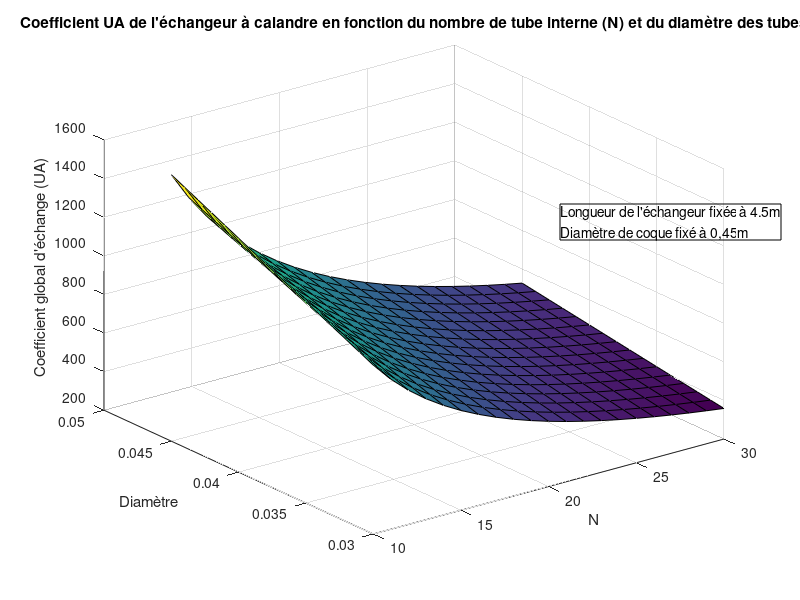
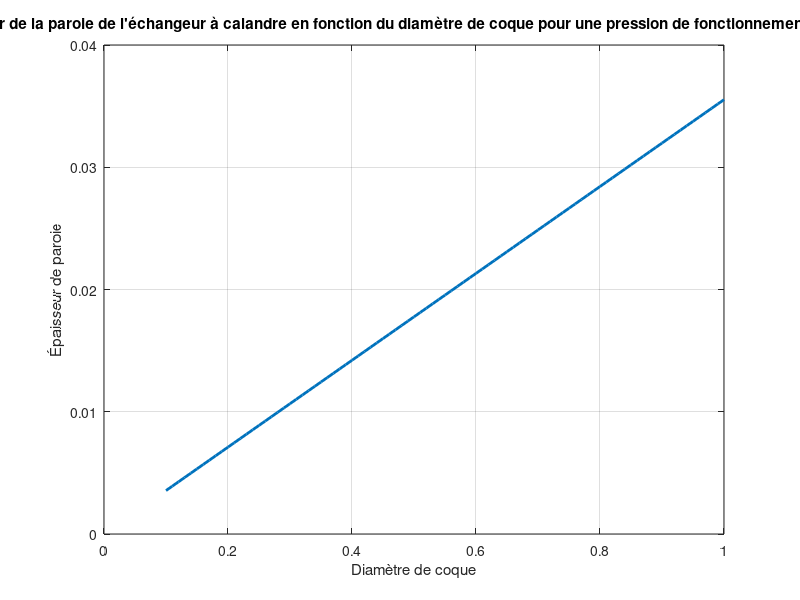

The MATLAB script that drew these images, in order:
%% Détermination des dimensions de l'échangeur de chaleur à partir d'un UA de 800
clear
clc
%Dimensions
Dp_i= 0.045; %m
Dp_e= 0.048; %m (épaisseur de 1.5mm)
N=20; %(nombres de tuyaux intérieurs)
Dg_i=0.45; %m
L=4.5; %m

Ap_i=pi*Dp_i*L; %m^2
Ap_e=pi*Dp_e*L; %m^2
Ag_i=pi*Dg_i*L; %m^2

% Propriété des fluides
% Densité
rho_MDI = 1250; %[kg/m^3]
rho_Poly = 1210; %[kg/m^3]
rho_H2O = 1034; %[kg/m^3]

% Conductivité thermique
k_MDI = 0.08648; % [W/m K]
k_Poly = 0.1557; % [W/m K]
k_H2O = 0.147; % [W/m K]
k_acier = 36; % [W/m K]

% Chaleur spécifique
cp_MDI = 1800; % [J/kg K]
cp_Poly = 2270; % [J/kg K]
cp_H2O = 3915; % [J/kg K]

% Viscosités dynamiques
visc_MDI = 0.19; % [Ns/m^2]
visc_H2O = 0.042; % Viscosité du Propylène Glycol [Ns/m^2]

% Débit des fluides
debit_MDI = 35/(1000*60); % [m^3/s] valeur maximale de sortie
debit_Poly = 17/(1000*60); % [m^3/s] valeur maximale de sortie
debit_H2O = 0.005; % [m^3/s] valeur déterminé sur la courbe de pompe

%Nombre de Prandlt
Pr_MDI=visc_MDI*cp_MDI/k_MDI;
Pr_H2O=visc_H2O*cp_H2O/k_H2O;

%Résistance de convection interne des petits tuyaux
%(Eau-glycol qui circule dans les petits tuyaux)
Re_p_i=(4*rho_H2O*debit_H2O)/(pi*N*Dp_i*visc_H2O);
%Laminaire (Re plus petit que 2300) 
%Turbulent (Re plus grand que 2300)
if Re_p_i < 2300
    Nu_p_i=4.36;
else
    Nu_p_i=0.023*(Re_p_i^(4/5))*(Pr_H2O^0.4); %n=0.4 parce que température de surface est plus chaude que température intérieure
end
h_p_i=Nu_p_i*k_H2O/Dp_i;
R_conv_i=1/(h_p_i)*Ap_i;

%Résistance de conduction des petits tuyaux
R_cond=(log(Dp_e/Dp_i))/(2*pi*L*k_acier);

%Résistance de convection externe des petits tuyaux
%(MDI qui a un effet convectif sur l'extérieur des petits tuyaux.)
%Aire et diamètre équivalent
Aeq=((pi*Dg_i^2)/4)-N*((pi*Dp_e^2)/4);
Deq=(Aeq*4/pi)^(1/2);
Re_p_e=(4*rho_MDI*debit_MDI)/(pi*N*Deq*visc_MDI);
V=debit_MDI/Aeq;

if Re_p_e < 2300
     Nu_p_e=4.36;
else
    Nu_p_e=0.023*(Re_p_e^(4/5))*(Pr_MDI^0.3); %n=0.3 parce que température de surface est plus froide que température intérieure
end
h_p_e=Nu_p_e*k_MDI/Dp_e;
R_conv_e=1/(h_p_e)*(Ap_e);
    
%Résistance totale des petits tuyaux
%(20 tuyaux en parallèle)
R_tot=N*(1/R_cond + 1/R_conv_e + 1/R_conv_i)^(-1);
UA=1/R_tot;

%La convection externe est négligée, ce qui sous-entend que l'échangeur est
%isolé. On ne calcule donc pas la convection du MDI sur la parois intérieur
%du gros tuyaux, ni la conduction dans le gros tuyau.

%% Optimisation

% longeur fixée à 4.5m
% débit fixé à 35 lpm

D_tubes=zeros(1);
i=0;
j=0;
valeurs=zeros(i,j);
Nbre_tube=(10:1:30);

for Opt_Dp_i=0.03:0.001:0.045
    i=i+1;
    for Opt_N=10:30
        j=j+1;
        Opt_Dp_e=(Opt_Dp_i+0.003);
        Opt_Ap_i=pi*Opt_Dp_i*L;
        Opt_Ap_e=pi*Opt_Dp_e*L;
        Opt_h_p_i=Nu_p_i*k_H2O/Opt_Dp_i;
        Opt_h_p_e=Nu_p_e*k_MDI/Opt_Dp_e;
        Opt_R_cond=(log(Opt_Dp_e/Opt_Dp_i))/(2*pi*L*k_acier);
        Opt_R_conv_i=1/(Opt_h_p_i)*Opt_Ap_i;
        Opt_R_conv_e=1/(Opt_h_p_e)*(Opt_Ap_e);
        Opt_R_tot=Opt_N*(1/Opt_R_cond + 1/Opt_R_conv_e + 1/Opt_R_conv_i)^(-1);
        Opt_UA=1/Opt_R_tot;
        valeurs(i,j)=Opt_UA;
        if j==21
            j=0;
        end
    end
    D_tubes(i,1)=Opt_Dp_i;
end

figure(1)
surf(Nbre_tube,D_tubes,valeurs)
title("Coefficient UA de l'échangeur à calandre en fonction du nombre de tube interne (N) et du diamètre des tubes");
xlabel("N");
ylabel("Diamètre");
zlabel("Coefficient global d'échange (UA)");
note=sprintf("Longueur de l'échangeur fixée à 4.5m\nDiamètre de coque fixé à 0,45m");
annotation('textbox', [0.7, 0.6, 0.1, 0.1], 'String', note);

%% Dimensions Coque

% Selon le développement de la solution pour un réservoir sous pression
% avec la contrainte de Von Mises, l'épaisseur admissible pour un facteur
% de sécurité FS de 2 pour différents diamètre de coque peut être calculée

FS=2;
pression=16*10^6; %Pascal
S_y=390*10^6; %Pascal
Diametre_coque=(0.1:0.01:1);
epaisseur=zeros(1);
m=0;
for diametre_total=0.1:0.01:1
    m=m+1;
    t=(FS*0.5*((3)^(1/2))*pression*(diametre_total/2))/S_y;
    epaisseur(m)=t;
end

figure(2)
plot(Diametre_coque,epaisseur, 'LineWidth', 2)
grid on
title("Épaisseur de la paroie de l'échangeur à calandre en fonction du diamètre de coque pour une pression de fonctionnement de 160 bars")
xlabel("Diamètre de coque")
ylabel("Épaisseur de paroie")
    
